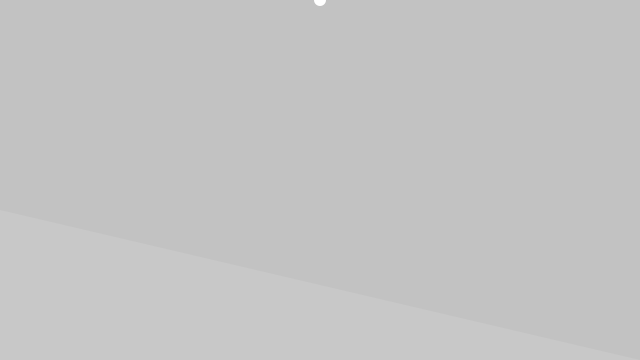
Frame 1 (no input)
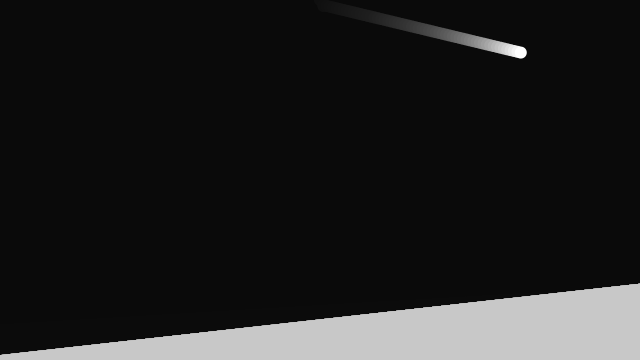
Frame 60 (the mouse pressed at the canvas centre just before this capture)
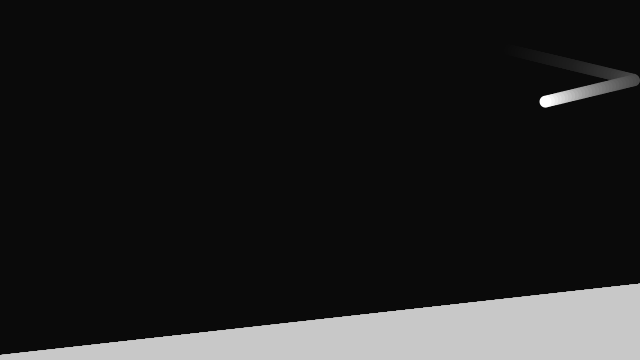
Frame 120 (the mouse held since frame 60 and released just before this capture)

The Processing sketch that drew these frames (run headless with seeded random() and noise(); from frame 60 on, the mouse is pressed at the canvas centre):

// Processing sketch: DotGreenberg
// ── DotGreenberg.pde
// Position of left hand side of floor
PVector base1;
// Position of right hand side of floor
PVector base2;
// Length of floor
float baseLength;

// An array of subpoints along the floor path
PVector[] coords;

// Variables related to moving ball
PVector position;
PVector velocity;
float r = 6;
float speed = 3.5;

void setup() {
  size(640, 360);

  fill(128);
  base1 = new PVector(0, height-150);
  base2 = new PVector(width, height);
  createGround();

  // start ellipse at middle top of screen
  position = new PVector(width/2, 0);

  // calculate initial random velocity
  velocity = PVector.random2D();
  velocity.mult(speed);
}

void draw() {
  // draw background
  fill(0, 12);
  noStroke();
  rect(0, 0, width, height);

  // draw base
  fill(200);
  quad(base1.x, base1.y, base2.x, base2.y, base2.x, height, 0, height);

  // calculate base top normal
  PVector baseDelta = PVector.sub(base2, base1);
  baseDelta.normalize();
  PVector normal = new PVector(-baseDelta.y, baseDelta.x);

  // draw ellipse
  noStroke();
  fill(255);
  ellipse(position.x, position.y, r*2, r*2);

  // move elipse
  position.add(velocity);

  // normalized incidence vector
  PVector incidence = PVector.mult(velocity, -1);
  incidence.normalize();

  // detect and handle collision
  for (int i=0; i<coords.length; i++) {
    // check distance between ellipse and base top coordinates
    if (PVector.dist(position, coords[i]) < r) {

      // calculate dot product of incident vector and base top normal 
      float dot = incidence.dot(normal);

      // calculate reflection vector
      // assign reflection vector to direction vector
      velocity.set(2*normal.x*dot - incidence.x, 2*normal.y*dot - incidence.y, 0);
      velocity.mult(speed);

      // draw base top normal at collision point
      stroke(255, 128, 0);
      line(position.x, position.y, position.x-normal.x*100, position.y-normal.y*100);
    }
  }

  // detect boundary collision
  // right
  if (position.x > width-r) {
    position.x = width-r;
    velocity.x *= -1;
  }
  // left 
  if (position.x < r) {
    position.x = r;
    velocity.x *= -1;
  }
  // top
  if (position.y < r) {
    position.y = r;
    velocity.y *= -1;
    // randomize base top
    base1.y = random(height-100, height);
    base2.y = random(height-100, height);
    createGround();
  }
}


// Calculate variables for the ground
void createGround() {
  // calculate length of base top
  baseLength = PVector.dist(base1, base2);

  // fill base top coordinate array
  coords = new PVector[ceil(baseLength)];
  for (int i=0; i<coords.length; i++) {
    coords[i] = new PVector();
    coords[i].x = base1.x + ((base2.x-base1.x)/baseLength)*i;
    coords[i].y = base1.y + ((base2.y-base1.y)/baseLength)*i;
  }
}
